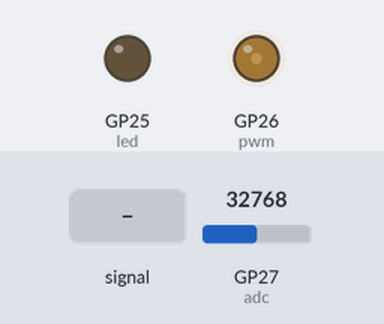
This program was run on a simulated Raspberry Pi Pico running MicroPython. Parts: output pins drawn as LEDs (lit = HIGH). The inputs (shaded band) are chosen by the test bench; at power-on: GP27 (adc) = 32768 (analog values on the 0–65535 scale). The interpreter's speed is modelled, so counts of loop turns are approximate.

Above: at 1.2 s.
1.3 s: GP27 (adc) set to 16448
At 2.25 s:
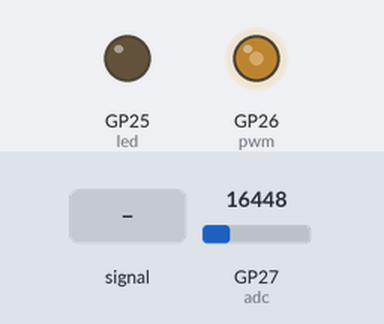
4.3 s: GP27 (adc) set to 14784
At 4.65 s:
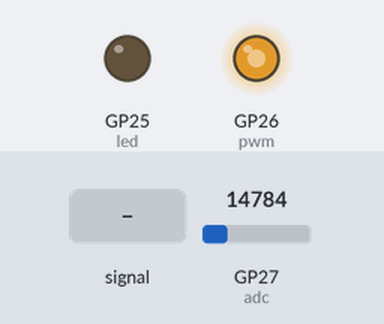
7.3 s: GP27 (adc) fed a 200 Hz sine of ±5242 counts around its level
At 13.12 s:
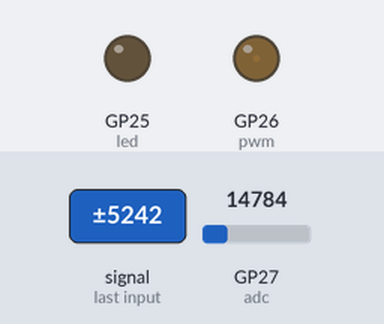
Timing chart, 0 to 19.3 s (numbered marks = the images above; inputs shaded):
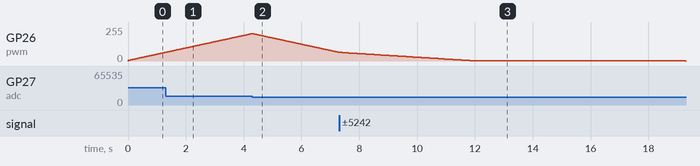

The program:

buckConverter.py
```python
from machine import Pin, PWM, ADC
import utime
led = Pin(25, Pin.OUT)

avg = 65535
N = 30

adc = ADC(Pin(27))

pwm = PWM(Pin(26))
pwm.freq(30000)
duty = 1000
pwm.duty_u16(duty)


while True:
    avg -= avg // N
    avg += adc.read_u16() // N
    #print(duty)
    if 15500 - avg > 0:
        duty = max(duty - 1, 0)
    else:
        duty = min(duty + 1, 65535)

    pwm.duty_u16(duty)
    #led.toggle()
    #utime.sleep_ms(5)
```

Measured:
- the behaviour switches between 15488 and 15472 on GP27 (adc) (found by bisection; images 1 and 2)
